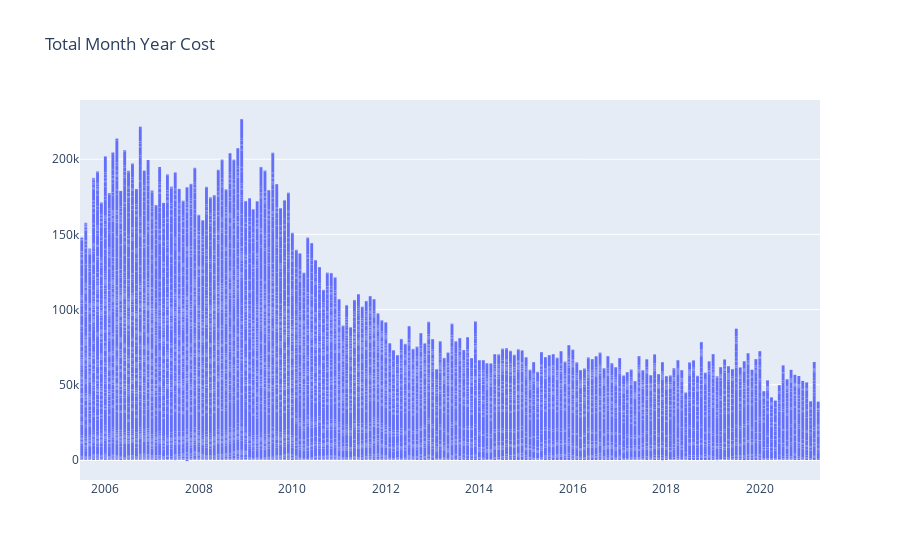

Notebook code for this chart:
### Code cell
fig = go.Figure(
   data=[
       go.Bar(
           x=df_monthyear_s['Month_Year'],
           y=df_monthyear_s['Amount']
       )
   ],
   layout=go.Layout(
       title='Total Month Year Cost'
   )
)
#pyo.plot(fig)
fig.update_traces(marker_line_width=0)
#fig.update_xaxes(rangeslider_visible=True)
fig.show()

### Figure 1 — Plotly figure (JSON) as saved in the notebook; plotly's stock layout.template omitted (floating-point values rounded to 4 significant figures; data arrays with more than 128 entries replaced by an {"elided": "..."} marker saying what was removed)
{"data": [{"marker": {"line": {"width": 0}}, "type": "bar", "x": {"elided": "17840 str values"}, "y": {"elided": "17840 float values"}}], "layout": {"title": {"text": "Total Month Year Cost"}}}
